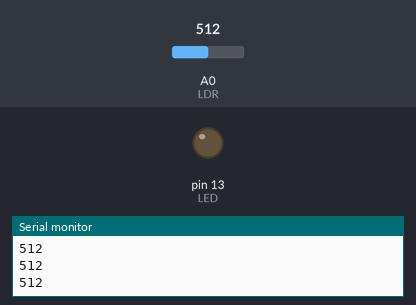
The sketch below on a simulated Arduino Uno, built with avr-gcc and run on an emulated ATmega328P. Shown: output pins drawn as LEDs (lit = HIGH), the last lines printed to the serial monitor. The inputs (shaded band) are chosen by the test bench; at power-on: A0 (LDR) = 512.

Above: at 1.2 s.
1.3 s: A0 (LDR) set to 488
At 2.5 s:
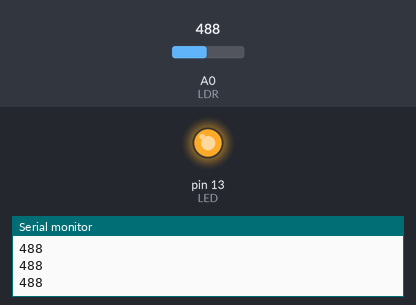
2.8 s: A0 (LDR) set to 510
At 4.0 s:
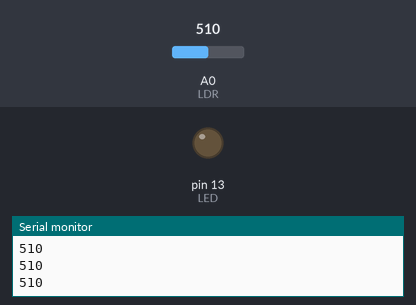
4.3 s: A0 (LDR) set to 490
At 5.3 s:
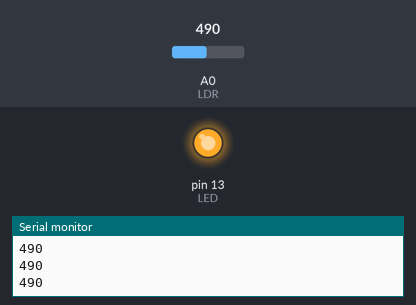
Timing chart, 0 to 7.3 s (numbered marks = the images above; inputs shaded):
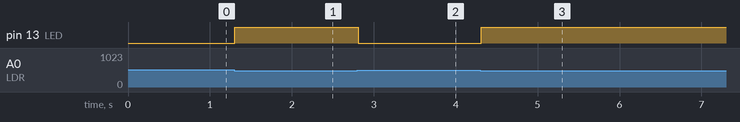

Measured:
- the behaviour switches between 500 and 499 on A0 (LDR) (found by bisection; images 0 and 1)
- after the input at 1.3 s, pin 13 (LED): LOW → HIGH at once
- after the input at 2.8 s, pin 13 (LED): HIGH → LOW at once
- after the input at 4.3 s, pin 13 (LED): LOW → HIGH at once

The sketch:

Automatic-Street-Light.ino
```cpp
int LDR = A0;
int LED = 13;
int threshold = 500;

void setup() {
  pinMode(LED, OUTPUT);
  Serial.begin(9600);
}

void loop() {
  int lightValue = analogRead(LDR);
  Serial.println(lightValue);

  if (lightValue < threshold) {
    digitalWrite(LED, HIGH);
  } else {
    digitalWrite(LED, LOW);
  }

  delay(100);
}
```
